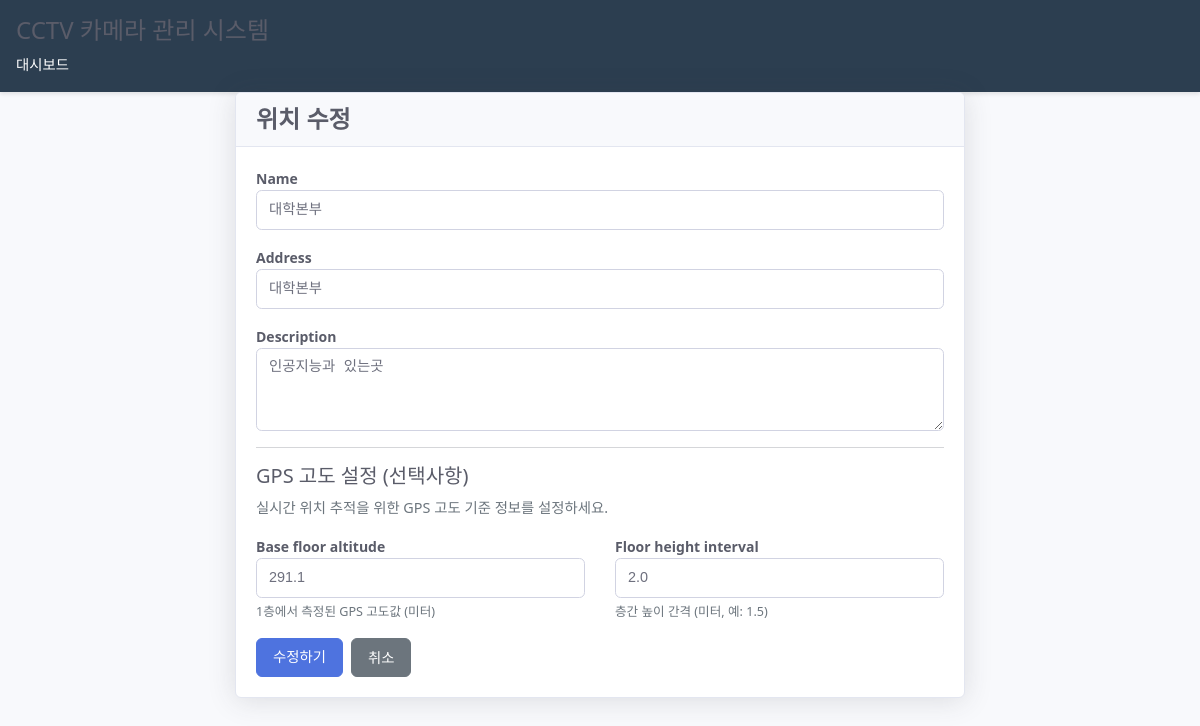
The app's page /map/locations/3/edit/ (signed in) with its own data.
### map/models.py (models this page shows, shortened)
class Location(models.Model):
    name = models.CharField(max_length=100, help_text="건물명 (예: 대학본부, 공학관)")
    address = models.CharField(max_length=200, blank=True, help_text="주소")
    description = models.TextField(blank=True, help_text="설명")
    base_floor_altitude = models.FloatField(
        null=False, blank=False,
        help_text="1층 기준 GPS 고도 (미터, 예: 100.0)"
    )
    floor_height_interval = models.FloatField(
        null=False, blank=False,
        help_text="층간 높이 간격 (미터, 예: 1.5)"
    )
    created_at = models.DateTimeField(auto_now_add=True)
    class Meta:
        verbose_name = "위치"
        verbose_name_plural = "위치들"
        ordering = ['name']

### map/views.py (the view, shortened to what this page needs)
# urls.py: path('locations/<int:pk>/edit/', views.LocationUpdateView.as_view(), name='location_edit'),
@method_decorator(login_required, name='dispatch')
class LocationUpdateView(UpdateView):
    model = Location
    form_class = LocationForm
    template_name = 'map/location_form.html'
    success_url = reverse_lazy('map:location_list')

### map/forms.py (shortened to what this page needs)
class LocationForm(forms.ModelForm):
    class Meta:
        model = Location
        fields = ['name', 'address', 'description', 'base_floor_altitude', 'floor_height_interval']
        widgets = {
            'name': forms.TextInput(attrs={'class': 'form-control', 'placeholder': '위치명을 입력하세요'}),
            'address': forms.TextInput(attrs={'class': 'form-control', 'placeholder': '주소를 입력하세요 (선택사항)'}),
            'description': forms.Textarea(attrs={'class': 'form-control', 'rows': 3, 'placeholder': '설명을 입력하세요 (선택사항)'}),
            'base_floor_altitude': forms.NumberInput(attrs={
                'class': 'form-control',
                'step': '0.1',
                'placeholder': '예: 100.0 (미터)'
            }),
            'floor_height_interval': forms.NumberInput(attrs={
                'class': 'form-control',
                'step': '0.1',
                'placeholder': '예: 1.5 (미터)'
            })
        }

### map/templates/map/location_form.html (shortened to what this page needs)
{% extends 'map/base.html' %}
{% load static %}
{% block extra_css %}
<link rel="stylesheet" href="{% static 'map/css/map_admin.css' %}">
{% endblock %}
{% block content %}
<div class="container">
    <div class="row justify-content-center">
        <div class="col-md-8">
            <div class="card">
                <div class="card-header">
                    <h4>{% if object %}위치 수정{% else %}새 위치 추가{% endif %}</h4>
                </div>
                <div class="card-body">
                    <form method="post">
                        <div class="mb-3">
                            <label for="{{ form.name.id_for_label }}" class="form-label">{{ form.name.label }}</label>
                            {{ form.name }}
                        </div>
                        <div class="mb-3">
                            <label for="{{ form.address.id_for_label }}" class="form-label">{{ form.address.label }}</label>
                            {{ form.address }}
                        </div>
                        <div class="mb-3">
                            <label for="{{ form.description.id_for_label }}" class="form-label">{{ form.description.label }}</label>
                            {{ form.description }}
                        </div>
                        <hr>
                        <h5>GPS 고도 설정 (선택사항)</h5>
                        <p class="text-muted">실시간 위치 추적을 위한 GPS 고도 기준 정보를 설정하세요.</p>
                        <div class="row">
                            <div class="col-md-6">
                                <div class="mb-3">
                                    <label for="{{ form.base_floor_altitude.id_for_label }}" class="form-label">{{ form.base_floor_altitude.label }}</label>
                                    {{ form.base_floor_altitude }}
                                    <div class="form-text">1층에서 측정된 GPS 고도값 (미터)</div>
                                </div>
                            </div>
                            <div class="col-md-6">
                                <div class="mb-3">
                                    <label for="{{ form.floor_height_interval.id_for_label }}" class="form-label">{{ form.floor_height_interval.label }}</label>
                                    {{ form.floor_height_interval }}
                                    <div class="form-text">층간 높이 간격 (미터, 예: 1.5)</div>
                                </div>
                            </div>
                        </div>
                        <div class="d-flex gap-2">
                            <button type="submit" class="btn btn-primary">
                                {% if object %}수정하기{% else %}추가하기{% endif %}
                            </button>
                            <a href="{% url 'map:location_list' %}" class="btn btn-secondary">취소</a>
                        </div>
                    </form>
                </div>
            </div>
        </div>
    </div>
</div>
{% endblock %}

### CCTV/static/css/CCTV_style.css (style rules this page uses)
:root { --primary-color: #2c3e50; --success-color: #27ae60; --danger-color: #e74c3c; --bg-color: #f4f4f4; --card-bg: #ffffff; --text-color: #333333; --border-color: #dddddd; }
* { margin: 0; padding: 0; box-sizing: border-box; }
body { font-family: -apple-system, BlinkMacSystemFont, 'Segoe UI', Roboto, Arial, sans-serif; background-color: var(--bg-color); color: var(--text-color); line-height: 1.6; }
.container { max-width: 1200px; margin: 0 auto; padding: 2rem 1rem; }
.btn { display: inline-block; padding: 0.5rem 1rem; border: none; border-radius: 4px; background-color: var(--primary-color); color: white; cursor: pointer; text-decoration: none; font-size: 0.9rem; transition: background-color 0.3s; }
.btn-primary { background-color: var(--success-color); }

### map/static/map/css/map_admin.css (style rules this page uses)
* { box-sizing: border-box; }
body { font-family: 'Segoe UI', Roboto, -apple-system, BlinkMacSystemFont, sans-serif; line-height: 1.6; color: #5a5c69; background: #f8f9fc; font-size: 0.9rem; }
.container, .container-fluid { max-width: 1140px; margin: 0 auto; padding: 0 15px; }
.row { display: flex; flex-wrap: wrap; margin: 0 -15px; }
.col, .col-md-6, .col-md-8, .col-md-12 { padding: 0 15px; flex: 1; }
.col-md-6 { flex: 0 0 50%; max-width: 50%; }
.col-md-8 { flex: 0 0 66.666667%; max-width: 66.666667%; }
.justify-content-center { justify-content: center; }
.d-flex { display: flex !important; }
.gap-2 { gap: 0.5rem; }
.mb-3 { margin-bottom: 1rem; }
.text-muted { color: #6c757d !important; }
.form-text { font-size: 0.875em; color: #6c757d; margin-top: 0.25rem; }
.card { position: relative; display: flex; flex-direction: column; min-width: 0; word-wrap: break-word; background-color: #fff; background-clip: border-box; border: 1px solid #e3e6f0; border-radius: 0.375rem; box-shadow: 0 0.15rem 1.75rem 0 rgba(58, 59, 69, 0.15); margin-bottom: 1.5rem; }
.card-header { padding: 0.75rem 1.25rem; margin-bottom: 0; background-color: #f8f9fc; border-bottom: 1px solid #e3e6f0; border-top-left-radius: calc(0.375rem - 1px); border-top-right-radius: calc(0.375rem - 1px); }
.card-header h4, .card-header h5 { margin: 0; font-weight: 600; color: #5a5c69; }
.card-body { flex: 1 1 auto; padding: 1.25rem; }
.btn { display: inline-block; padding: 0.5rem 1rem; margin-bottom: 0; font-size: 0.9rem; font-weight: 500; line-height: 1.5; text-align: center; text-decoration: none; vertical-align: middle; cursor: pointer; border: 1px solid transparent; border-radius: 6px; transition: all 0.3s ease; user-select: none; }
.btn-primary { color: #fff; background-color: #4e73df; border-color: #4e73df; }
.btn-secondary { color: #fff; background: #6c757d; border-color: #6c757d; }
.form-control { display: block; width: 100%; padding: 0.5rem 0.75rem; font-size: 0.9rem; font-weight: 400; line-height: 1.5; color: #6e707e; background-color: #fff; background-clip: padding-box; border: 1px solid #d1d3e2; -webkit-appearance: none; -moz-appearance: none; appearance: none; border-radius: 0.35rem; transition: border-color 0.15s ease-in-out, box-shadow 0.15s ease-in-out; }
.form-label { margin-bottom: 0.5rem; font-weight: 600; color: #5a5c69; font-size: 0.875rem; }
textarea.form-control { min-height: calc(1.5em + 1rem + 2px); }
hr { margin: 1rem 0; color: inherit; background-color: currentColor; border: 0; opacity: 0.25; height: 1px; }
h1, h2, h3, h4, h5, h6 { margin-top: 0; margin-bottom: 0.5rem; font-weight: 500; line-height: 1.2; color: #5a5c69; }
h4 { font-size: 1.5rem; }
h5 { font-size: 1.25rem; }
p { margin-top: 0; margin-bottom: 1rem; }

### records on screen
Location: name "대학본부", address "대학본부", description "인공지능과 있는곳", base_floor_altitude "291.1", floor_height_interval "2.0"
